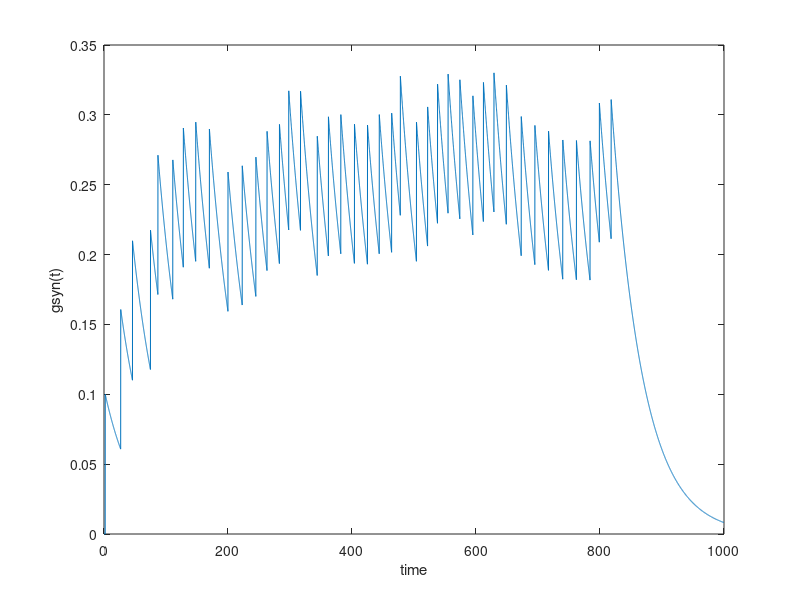

Write the MATLAB code that produced this figure.
%Using the synaptic conductance (synaptic activation) equation 
%subject to a train of action potentials occuring at given spike times
%Plot of the analytical solution for gsyn(t) over the interval [0,1] seconds

t = 1000; %1000 ms = 1 second
dt = 0.1;
nsteps = t/dt; %numbr of time steps
tau_syn = 50; %ms
const_g_syn = 0.1; %height of bump

n = 41; %number of spikes
spike_times = [2, 27, 46, 75, 87, 111, 128, 148, 170, 200, 223, 245, 263, 283, 298, 317, 344, 362, 382, 404, 425, 444, 464, 478, 504, 522, 538, 555, 574, 595, 612, 629, 649, 673, 695, 717, 740, 762, 784, 799, 818];

g_syn_init = 0;
g_syns = g_syn_init; %vector to hold evaluated g_syn(t) to plot
time = 0:dt:(t-dt); %vector of time steps

%for loop over spike times
for i=1:n
    %vector of 0s before time and 1s after time of spike
    g_set = spike_times(i) <= time;
    %bump and decay of a single spike over all time
    g = const_g_syn*exp((spike_times(i)-time)/tau_syn);
    %use g_set to set pre-spike values to 0
    %then add to summation of all spikes over time
    g_syns = g_syns + g.*g_set;
end

%(1a) Analytical solution for g_syn over interval
plot(time, g_syns);
xlabel('time');
ylabel('gsyn(t)');

